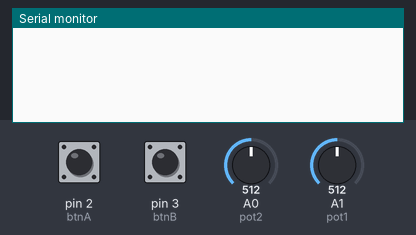
Bench run of a sketch on a simulated Arduino Uno, built with avr-gcc and run on an emulated ATmega328P. Shown: the last lines printed to the serial monitor. Inputs (shaded band) come from the test bench; at power-on: pin 2 (btnA) HIGH, pin 3 (btnB) HIGH, A0 (pot2) = 512, A1 (pot1) = 512.

Above: at 1.2 s.
1.3 s: pin 2 (btnA) pulled LOW for 0.15 s
At 2.1 s:
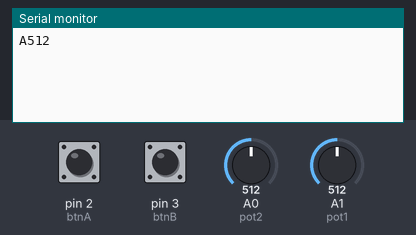
2.9 s: pin 3 (btnB) pulled LOW for 0.15 s
At 3.3 s:
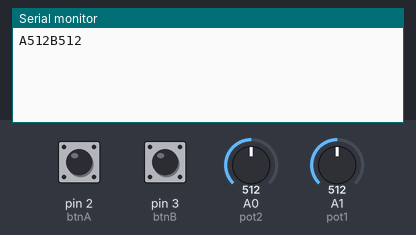

The sketch:

botao.ino
```cpp
int btnA = 2;
int btnB = 3;
int pot2 = A0;
int pot1 = A1;

int btnStA;
int btnStB;

int potValor1;
int potValor2;

String aStr = "A";
String bStr = "B";


void setup() {
  pinMode(btnA, INPUT_PULLUP);
  pinMode(btnB, INPUT_PULLUP);
  Serial.begin(9600);
}

void loop() {
  btnStA = digitalRead(btnA);
  btnStB = digitalRead(btnB);

  potValor1 = analogRead(pot1);
  potValor2 = analogRead(pot2);


  if ((btnStA == LOW)){
    Serial.print(aStr + potValor1);
    delay(1000);
  }

  if ((btnStB == LOW)){
    Serial.print(bStr + potValor2);
    delay(1000);

}

}
```

Measured:
- after the input at 1.3 s, the serial monitor: prints a new line at once (image 1)
- after the input at 2.9 s, the serial monitor: prints a new line at once (image 2)
